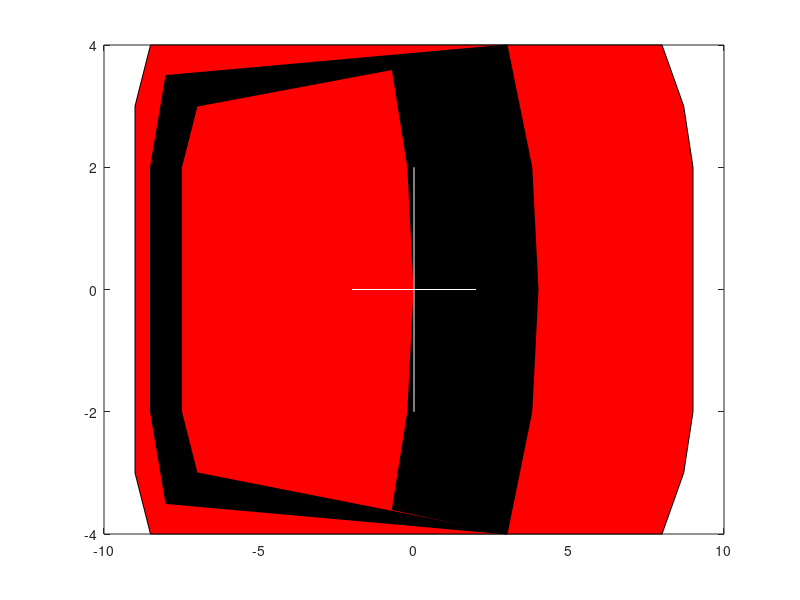

MATLAB code to generate this figure: (Note: this script raises an error after producing the figure.)
function veh=plotveh(xc,yc,a,width,length,color)
if nargin < 1, xc=0; end;
if nargin < 2, yc=0; end;
if nargin < 3, a=0; end;
if nargin < 4, width=2; end;
if nargin < 5, length=4.5; end;
if nargin < 6, color='r'; end;

veh=hgtransform;

x=[-9,-8.5, 8, 8.7, 9, 9, 8.7, 8,-8.5,-9,-9];
y=[-3,-4,  -4,-3,  -2, 2, 3,   4, 4,   3,-3];
fill(x,y,color,'EdgeColor','k','Parent',veh);

x=[3,3.8,4,3.8,3,-8, -8.5,-8.5,-8,   3,-7,-7.5,-7.5,-7,-0.7,-0.2,0,-0.2,-0.7,  3];
y=[-4,-2,0,2,  4,3.5, 2,  -2,  -3.5,-4,-3,  -2,   2,3,3.6,  2,0,  -2,-3.6,-4];
fill(x,y,'k','EdgeColor','k','Parent',veh);

plot([-2 2],[0 0],'w','Parent',veh);
plot([0 0],[-2 2],'w','Parent',veh);

s=width/8;
veh.Matrix=makehgtform('scale',s)*makehgtform('translate',xc/s,yc/s,0)*makehgtform('zrotate',a);
if ~nargout
    grid on;
    xlim([-1 1]*length/2); ylim([-1 1]*width/2);   
    set(gca,'Units','pixels');
    p=get(gca,'Position'); 
    p(4)=p(3)*width/length;    % keep realistic aspect ratio
    set(gca,'Position',p,'XTick',[],'YTick',[],'Box','off','Visible','off');
end

